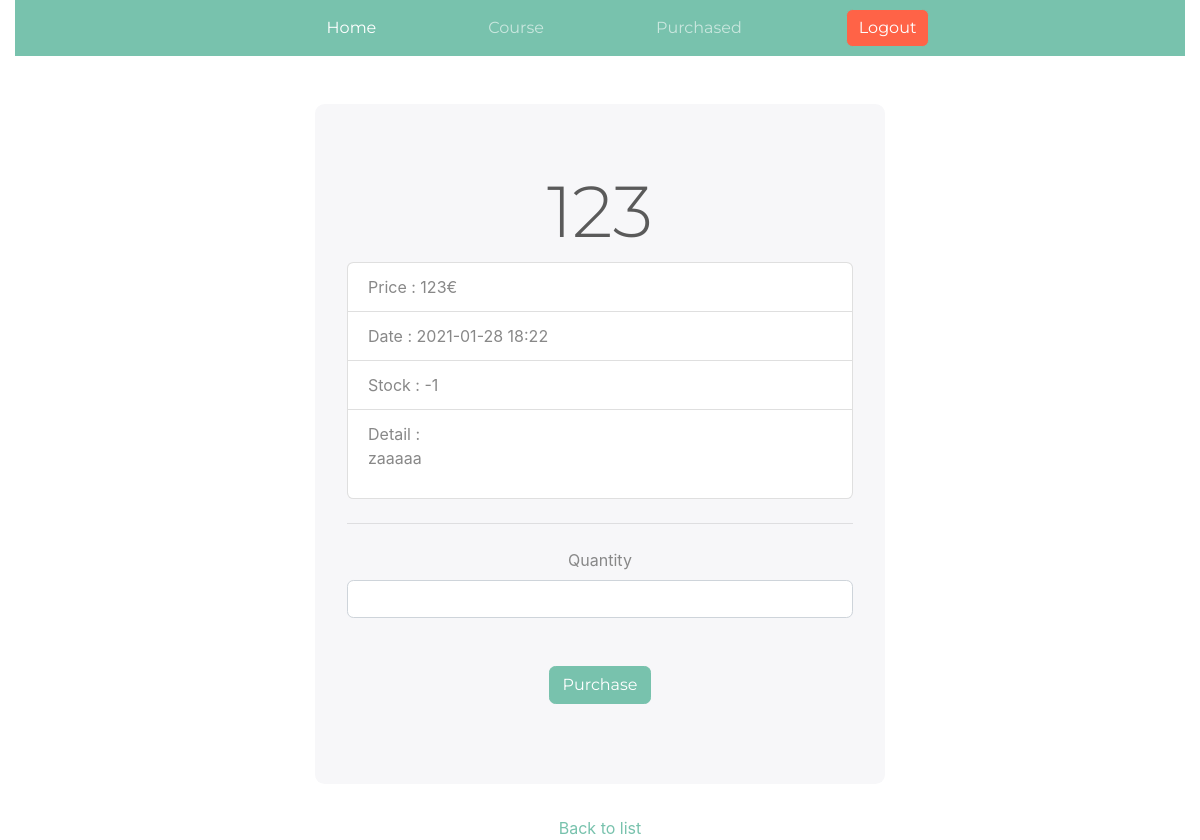
Screenshot of /product/4/ with the database file from the repository.
### product/models.py (models this page shows, shortened)
class Product(models.Model):
    name = models.CharField(max_length=256, verbose_name='Name')
    price = models.IntegerField(verbose_name='Price')
    description = models.TextField(verbose_name='Description')
    stock = models.IntegerField(verbose_name='Stock')
    register_date = models.DateTimeField(
        auto_now_add=True, verbose_name='Date')
    class Meta:
        db_table = 'shop_product'
        verbose_name = 'Product'
        verbose_name_plural = 'Products'

### product/views.py (the view)
# urls.py: path('product/<int:pk>/', ProductDetail.as_view()),
class ProductDetail(DetailView):
    template_name = 'product_detail.html'
    queryset = Product.objects.all()
    context_object_name = 'product'
    def get_context_data(self, **kwargs):
        context = super().get_context_data(**kwargs)
        context['form'] = OrderForm(self.request)
        return context

### order/forms.py (shortened to what this page needs)
class RegisterForm(forms.Form):
    def __init__(self, request, *args, **kwargs):
        super().__init__(*args, **kwargs)
        self.request = request
    quantity = forms.IntegerField(error_messages={
        'required': 'Please enter quantity'
    }, label="Quantity")
    product = forms.IntegerField(error_messages={
        'required': 'Please write product description'}, label='Product description', widget=forms.HiddenInput)

### product/templates/product_detail.html (shortened to what this page needs)
{% extends "base.html" %}
{% load humanize %}
{% block contents %}
<div class="row justify-content-center mt-5">
  <div class="col-6">
    <div class="jumbotron">
      <h1 class="display-3">{{ product.name }}</h1>
      <ul class="list-group">
        <li class="list-group-item d-flex text-left">Price : {{ product.price|intcomma }}€</li>
        <li class="list-group-item text-left">Date : {{ product.register_date|date:'Y-m-d H:i'}}</li>
        <li class="list-group-item text-left">Stock : {{ product.stock|intcomma }}</li>
        <li class="list-group-item text-left">Detail : {{ product.description|safe }}</li>
      </ul>
      <hr class="my-4">
      <form method="POST" , action="/order/create/">
        {% for field in form %}
        <div class="form-group">
          {% ifnotequal field.name 'product' %}
          <label for="{{ field.id_for_label }}">{{ field.label }}</label>
          {% endifnotequal %}
          <input type="{{ field.field.widget.input_type }}" class="form-control" id="{{ field.id_for_label }}"
            placeholer="{{ field.label }}" name="{{ field.name }}"
            value="{% ifequal field.name 'product'%}{{product.id}}{% endifequal %}" />
        </div>
        {% endfor %}
        <p class="lead mt-5">
          <button type="submit" class="btn btn-primary">Purchase</button>
        </p>
      </form>
    </div>
    <div class="raw">
      <div class="col-12">
        <a href="/product">Back to list</a>
      </div>
    </div>
  </div>
</div>
{% endblock %}

### rows the page displays
Product: name "123", price "123", register_date "2021-01-28 18:22", stock "-1", description "zaaaaa"

### other values shown
{{ field.label }} "Quantity"
